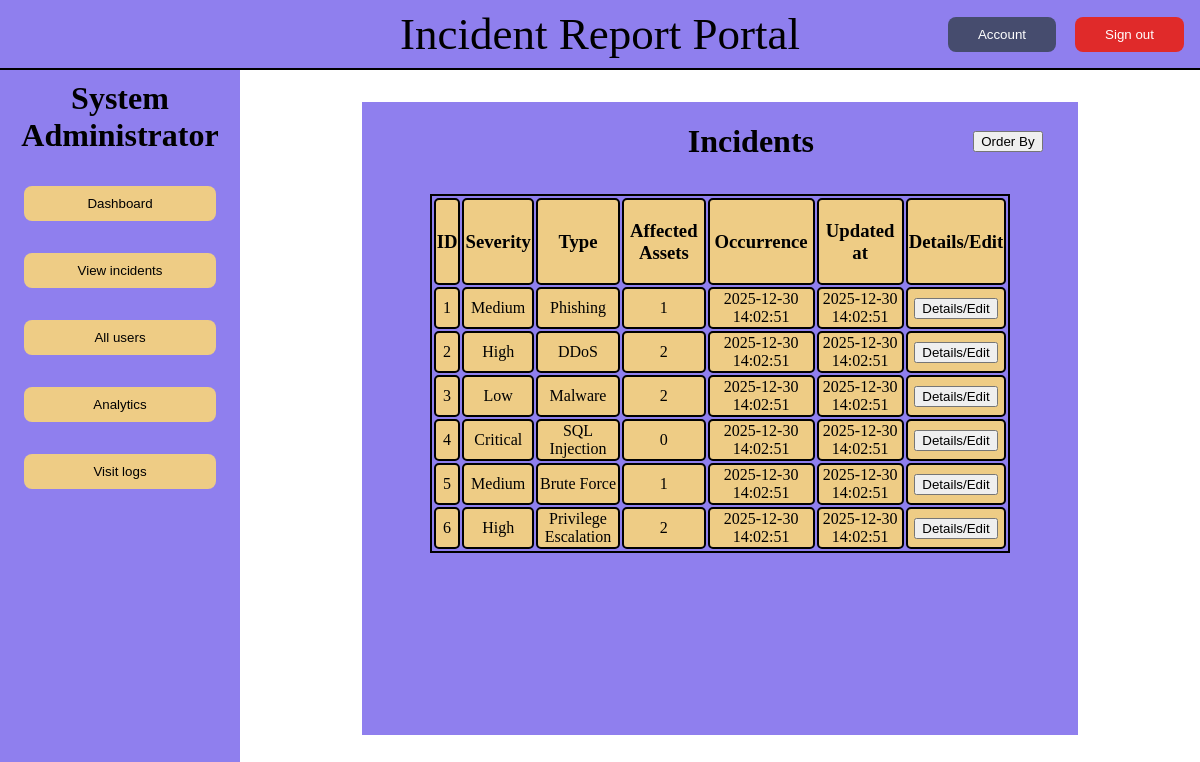
/pages/admin/incidents.php (signed in), run on an earlier commit of the app's database.
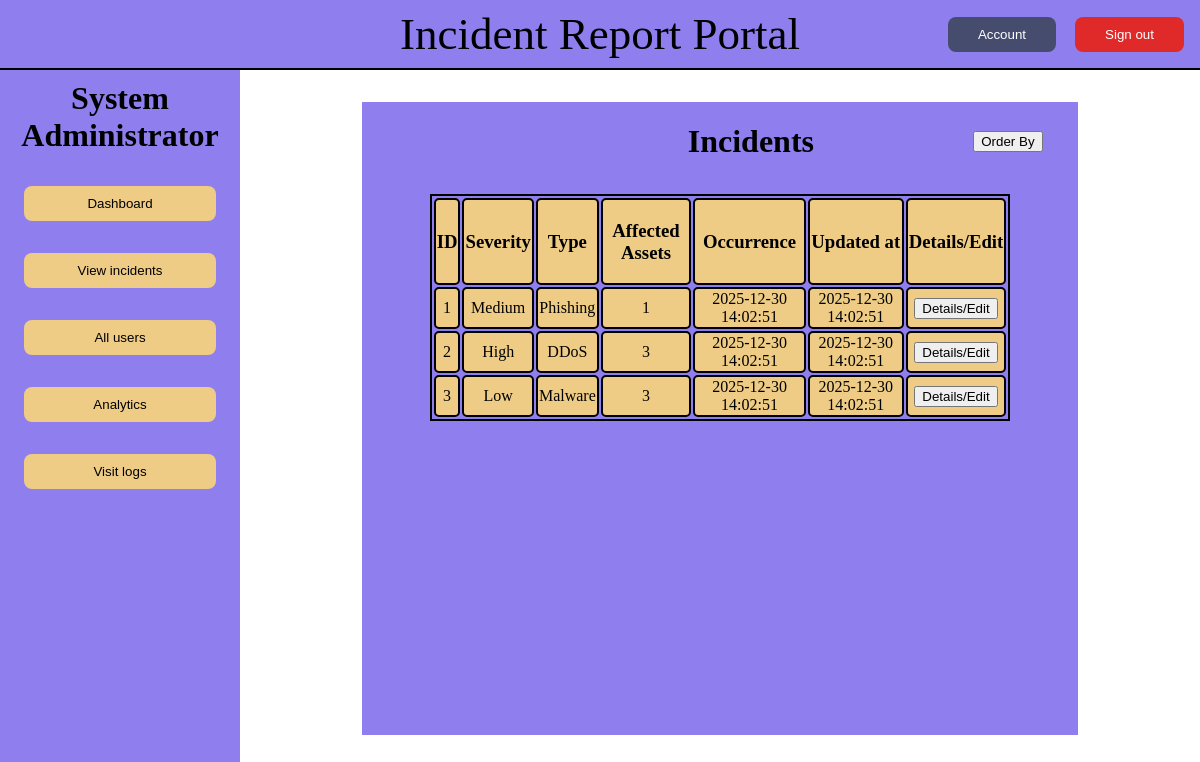
And on a later commit of the database.
### tables this page shows
CREATE TABLE incident (
    incident_id INT AUTO_INCREMENT PRIMARY KEY,
    severity_id INT NOT NULL,
    incident_type_id INT NOT NULL,
    reported_by INT NOT NULL,
    description TEXT,
    occurrence_datetime DATETIME NOT NULL,
    updated_at DATETIME DEFAULT CURRENT_TIMESTAMP,
    FOREIGN KEY (severity_id) REFERENCES severity(severity_id),
    FOREIGN KEY (incident_type_id) REFERENCES incident_type(incident_type_id),
    FOREIGN KEY (reported_by) REFERENCES user(user_id)
);

CREATE TABLE severity (
    severity_id INT AUTO_INCREMENT PRIMARY KEY,
    severity VARCHAR(30) NOT NULL
);

CREATE TABLE incident_type (
    incident_type_id INT AUTO_INCREMENT PRIMARY KEY,
    incident_type VARCHAR(100)
);

### pages/admin/incidents.php (the view, shortened to what this page needs)
<?php
require_once "../../includes/db.php";
$incident_query = "SELECT * FROM incident";
$incident = $mysqli->query($incident_query);
$incident_row = "";
while ($row = $incident->fetch_object()) {
  $severity_result = $mysqli->query("SELECT severity FROM severity WHERE severity_id = {$row->severity_id}");
  $severity = $severity_result->fetch_object()->severity;
  $incident_type_result = $mysqli->query("SELECT incident_type FROM incident_type WHERE incident_type_id = {$row->incident_type_id}");
  $incident_type = $incident_type_result->fetch_object()->incident_type;
  $asset_result = $mysqli->query("SELECT COUNT(*) FROM incident_asset WHERE incident_id = {$row->incident_id}");
  $asset_count = $asset_result->fetch_object()->{"COUNT(*)"};
  $incident_row .= "
        <tr>
          <td>{$row->incident_id}</td>
          <td>{$severity}</td>
          <td>{$incident_type}</td>
          <td>{$asset_count}</td>
          <td>{$row->occurrence_datetime}</td>
          <td>{$row->updated_at}</td>
          <td>
            <button>Details/Edit</button>
          </td>
        </tr>";
}
$content = <<<HTML
<div class="incident_container">
  <div class="headers">
    <h1 style="margin-left: 45%;">Incidents</h1>
    <button id="order_by">Order By</button>
  </div>
  <div class="table_container">
    <table>
      <tbody>
        <tr>
          <th>
            <h3>ID</h3>
          </th>
          <th>
            <h3>Severity</h3>
          </th>
          <th>
            <h3>Type</h3>
          </th>
          <th>
            <h3>Affected Assets</h3>
          </th>
          <th>
            <h3>Occurrence</h3>
          </th>
          <th>
            <h3>Updated at</h3>
          </th>
          <th>
            <h3>Details/Edit</h3>
          </th>
        </tr>
        $incident_row
      </tbody>
    </table>
  </div>
</div>
HTML;
require "../../includes/layout.php";

### includes/layout.php (shortened to what this page needs)
<!DOCTYPE html>
<html lang="en">
<head>
  <link rel="stylesheet" href="/css/main.css">
  <link rel="stylesheet" href="/css/incident_form.css">
  <link rel="stylesheet" href="/css/incidents.css">
  <link rel="stylesheet" href="/css/global.css">
  <link rel="stylesheet" href="/css/all_users.css">
  <link rel="stylesheet" href="/css/add_user.css">
  <link rel="stylesheet" href="/css/visitLogs.css">
  <link rel="stylesheet" href="/css/error.css">
</head>
<body>
  <header>
    <p>Incident Report Portal
    </p>
    <div>
      <button>Account</button>
      <button onclick=" window.location.href='/logout.php'">Sign out</button>
    </div>
  </header>
  <aside>
    <?php
    $buttons = "";
    if ($_SESSION["role"] === "admin") {
      $buttons .= <<<HTML
        <div class="aside-button-container" id="admin">
          <p>System Administrator</p>
          <button onclick="window.location.href='/main.php'">Dashboard</button>
          <button onclick="window.location.href='/pages/admin/incidents.php'">View incidents</button>
          <button onclick="window.location.href='/pages/admin/allUsers.php'">All users</button>
          <button onclick="window.location.href='/pages/admin/analytics.php'">Analytics</button>
          <button onclick="window.location.href='/pages/admin/visitLogs.php'">Visit logs</button>
        </div>
      HTML;
    }
    echo $buttons;
    ?>
  </aside>
  <main>
    <?php
    echo $content;
    ?>
  </main>
</body>
</html>

### css/main.css (style rules this page uses)
body { display: grid; grid-template-columns: 15rem auto; grid-template-rows: auto 1fr; height: 100vh; width: 100vw; margin: 0; }
header { background-color: #8f7fee; grid-column: 1 / 3; grid-row: 1; border-bottom: 2px solid black; display: grid; grid-template-columns: 1fr auto 1fr; align-items: center; padding: 0.5rem 1rem; }
header > p { font-size: 45px; grid-column: 2; text-align: center; margin: 0; }
header > div { grid-column: 3; justify-self: end; }
header > div > button { padding: 10px 30px 10px 30px; border: none; border-radius: 8px; color: white; transition: 0.1s; }
header > div > button:first-of-type { background-color: #464c6e; margin-right: 15px; }
header > div > button:last-of-type { background-color: #e02a2a; }
aside { background-color: #8f7fee; grid-column: 1; grid-row: 2; display: flex; align-items: center; flex-direction: column; gap: 20px; }
.aside-button-container { width: 80%; display: flex; align-items: center; flex-direction: column; gap: 32px; }
.aside-button-container > button { background-color: #eecc85; padding: 10px 30px 10px 30px; border: none; border-radius: 8px; color: black; width: 100%; margin-left: 10px; margin-right: 10px; transition: 0.1s; }
.aside-button-container > p { margin-top: 10px; margin-bottom: 0; font-weight: bold; text-align: center; font-size: 32px; }
main { grid-column: 2; grid-row: 2; display: flex; align-items: flex-start; justify-content: center; overflow: hidden; padding: 2rem; }

### css/incidents.css (style rules this page uses)
.incident_container { background-color: var(--primary-bg-color); width: 80%; height: 95%; display: flex; flex-direction: column; align-items: center; overflow-y: auto; overflow-x: hidden; }
.headers { display: flex; justify-content: space-between; align-items: center; width: 90%; }
#order_by { margin-left: 30px; }
.table_container { width: 90%; height: 80%; display: flex; flex-direction: column; align-items: center; padding: 12px; }
table { border: 2px solid black; width: 90%; }
table th, table td { text-align: center; vertical-align: middle; }
th, td { border: 2px solid black; background-color: var(--primary-bt-color); border-radius: 5px; }

### css/global.css (style rules this page uses)
:root { --primary-bg-color: #8f7fee; --primary-bg-hover-color: #7541ef; --primary-bt-color: #eecc85; --primary-bt-hover-color: #e6b863; --primary-bt-delete-color: #e02a2a; --primary-bt-delete-hover-color: #b32222; }

What changed in the data, as far as the page shows it:
removed incident: incident_id "4", severity.severity "Critical", incident_type.incident_type "SQL Injection", asset_count "0", occurrence_datetime "2025-12-30 14:02:51", updated_at "2025-12-30 14:02:51"
removed incident: incident_id "5", severity.severity "Medium", incident_type.incident_type "Brute Force", asset_count "1", occurrence_datetime "2025-12-30 14:02:51", updated_at "2025-12-30 14:02:51"
removed incident: incident_id "6", severity.severity "High", incident_type.incident_type "Privilege Escalation", asset_count "2", occurrence_datetime "2025-12-30 14:02:51", updated_at "2025-12-30 14:02:51"
changed incident "High": asset_count "2" → "3"
changed incident "Low": asset_count "2" → "3"
